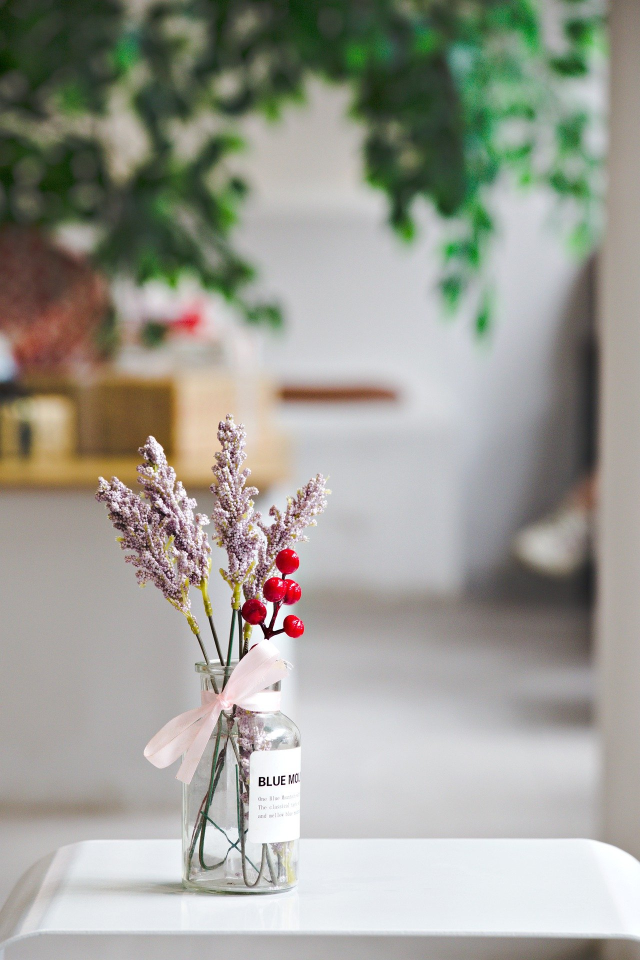
#> input picture OpenCV/Photos/lavender.jpg, 1280 x 1920 px, found by its file name (shown at 1/2 size)
$ python blurring.py
#> lines starting #> are read from the running program, lines starting #| are printed output that depends on the picture
import cv2 as cv
img=cv.imread('Photos/lavender.jpg')
#> img is the input picture: shape (1920, 1280, 3); mean B, G, R 148.5, 157.3, 157.2
resized=cv.resize(img,(500,500),interpolation=cv.INTER_AREA)
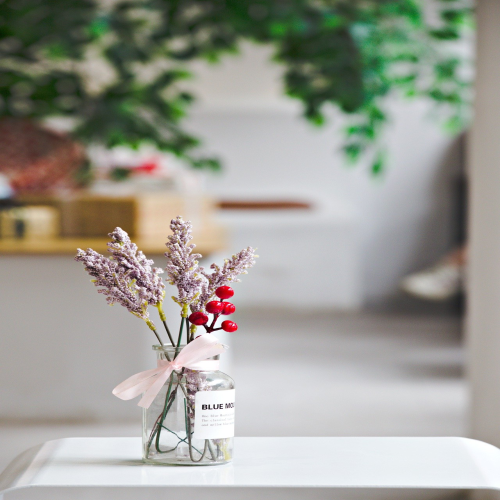
#> resized: shape (500, 500, 3); mean B, G, R 148.5, 157.3, 157.2
cv.imshow('Image',resized)
#Averaging
average=cv.blur(resized,(7,7))
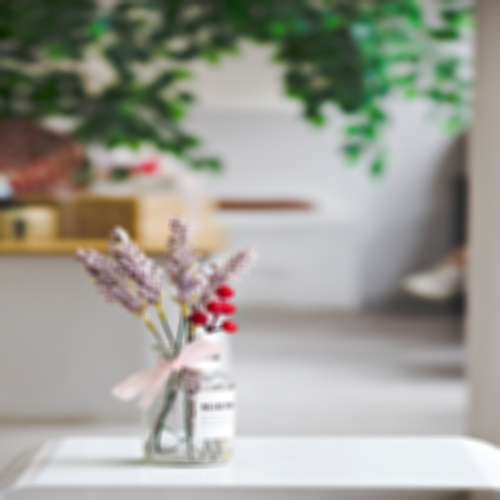
#> average: shape (500, 500, 3); mean B, G, R 148.5, 157.3, 157.2
cv.imshow('Average Blurred',average)
#gaussian blur
gauss=cv.GaussianBlur(resized,(7,7),0)
cv.imshow('Gauss',gauss)
#median blur
median=cv.medianBlur(resized,7)
cv.imshow('Median Blur',median)
#bilateral
bilateral=cv.bilateralFilter(resized,5,15,25)
cv.imshow('Bilateral',bilateral)
cv.waitKey(0)

$ run again, with OpenCV/Photos/boston.jpg copied over OpenCV/Photos/lavender.jpg
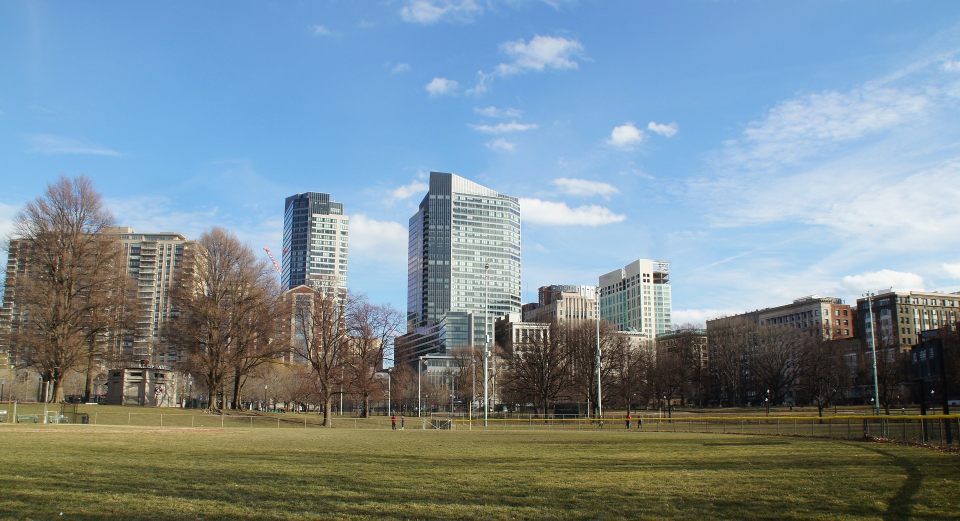
#> input picture OpenCV/Photos/boston.jpg, 1920 x 1041 px, found by its file name (shown at 1/2 size)
#> img is the input picture: shape (1041, 1920, 3); mean B, G, R 149, 140.1, 122.2
#> `resized=cv.resize(img,(500,500),interpolation=cv.INTER_AREA)`:
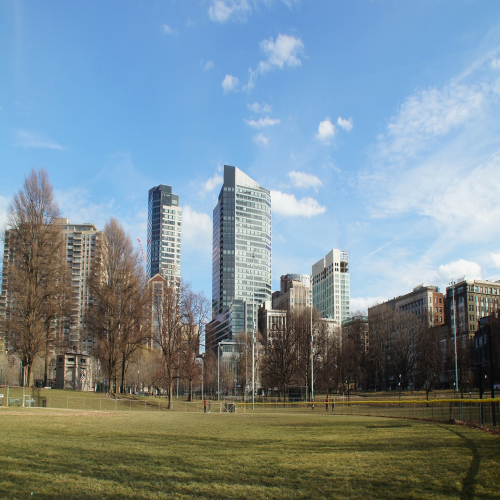
#> resized: shape (500, 500, 3); mean B, G, R 149, 140.1, 122.2
#> `average=cv.blur(resized,(7,7))`:
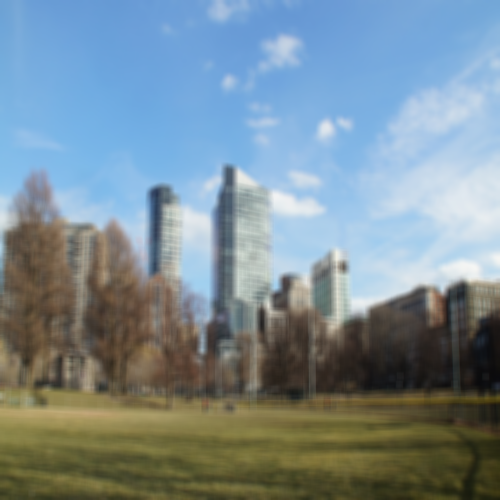
#> average: shape (500, 500, 3); mean B, G, R 149, 140.1, 122.2

$ run again, with OpenCV/Photos/dog.jpg copied over OpenCV/Photos/lavender.jpg
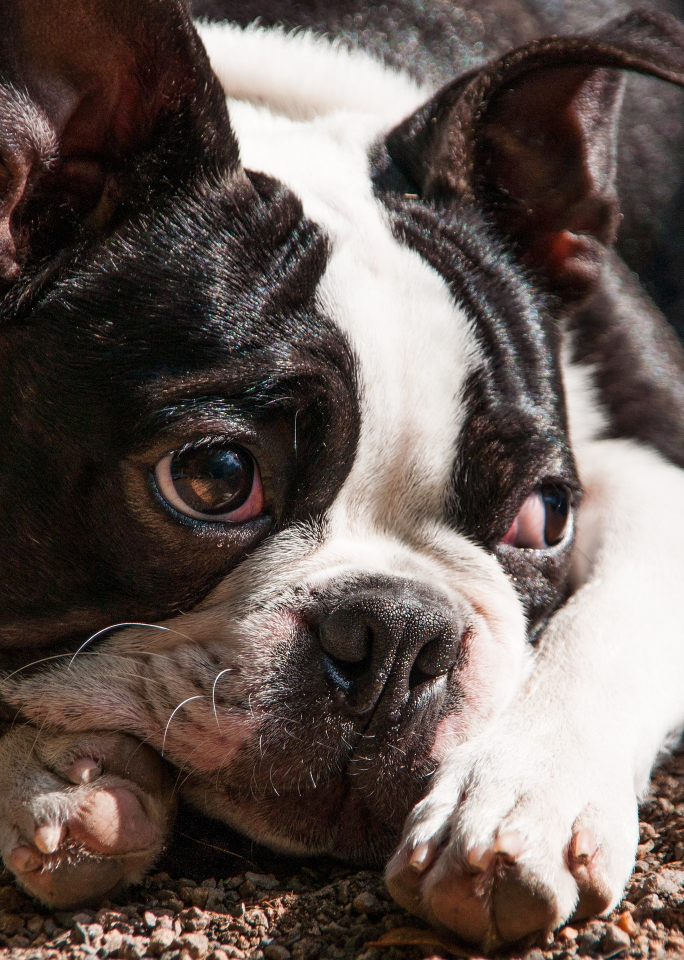
#> input picture OpenCV/Photos/dog.jpg, 1368 x 1920 px, found by its file name (shown at 1/2 size)
#> img is the input picture: shape (1920, 1368, 3); mean B, G, R 85.2, 90.4, 102.6
#> `resized=cv.resize(img,(500,500),interpolation=cv.INTER_AREA)`:
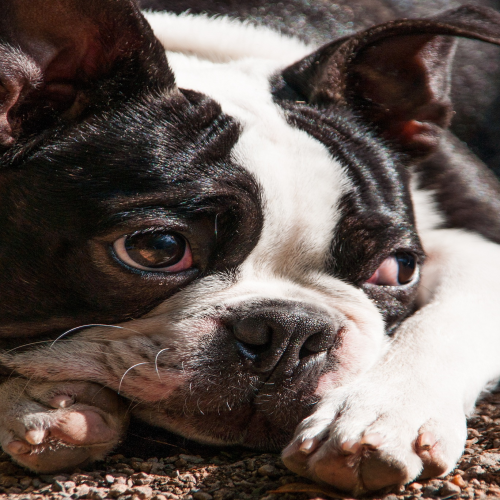
#> resized: shape (500, 500, 3); mean B, G, R 85.2, 90.4, 102.6
#> `average=cv.blur(resized,(7,7))`:
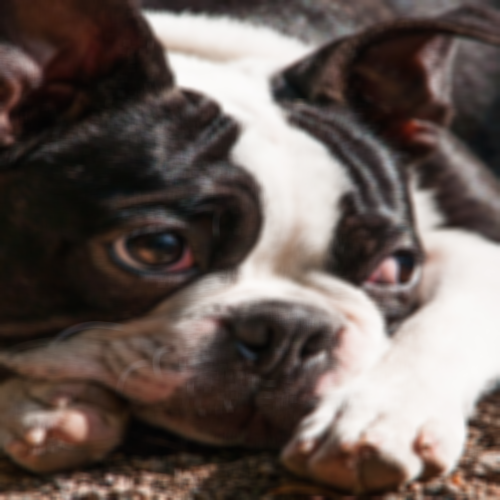
#> average: shape (500, 500, 3); mean B, G, R 85.2, 90.4, 102.6
